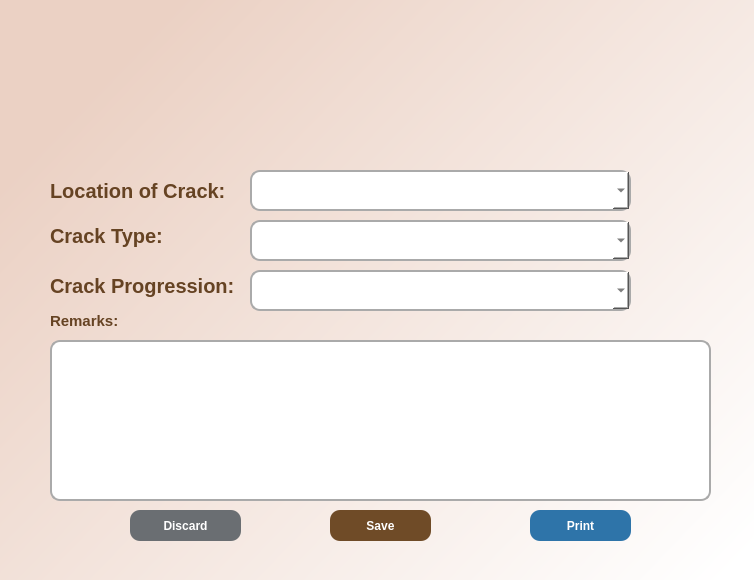
<?xml version="1.0" encoding="UTF-8"?>
<ui version="4.0">
 <class>MainWindow</class>
 <widget class="QMainWindow" name="MainWindow">
  <property name="geometry">
   <rect>
    <x>0</x>
    <y>0</y>
    <width>754</width>
    <height>580</height>
   </rect>
  </property>
  <property name="windowTitle">
   <string>MainWindow</string>
  </property>
  <property name="styleSheet">
   <string notr="true">#MainWindow{
background-color: qlineargradient(spread:pad, x1:0.045, y1:0.261, x2:0.988636, y2:0.955, stop:0 rgba(235, 209, 196, 255), stop:1 rgba(255, 255, 255, 255));
                                 }
                                 </string>
  </property>
  <widget class="QWidget" name="centralwidget">
   <property name="styleSheet">
    <string notr="true">#centralwidget{
background-color: qlineargradient(spread:pad, x1:0.045, y1:0.261, x2:0.988636, y2:0.955, stop:0 rgba(235, 209, 196, 255), stop:1 rgba(255, 255, 255, 255));
                                 }
                                 </string>
   </property>
   <widget class="QWidget" name="widget" native="true">
    <property name="geometry">
     <rect>
      <x>0</x>
      <y>0</y>
      <width>761</width>
      <height>571</height>
     </rect>
    </property>
    <property name="styleSheet">
     <string notr="true"/>
    </property>
    <widget class="QWidget" name="widget_2" native="true">
     <property name="geometry">
      <rect>
       <x>30</x>
       <y>-20</y>
       <width>581</width>
       <height>171</height>
      </rect>
     </property>
     <property name="styleSheet">
      <string notr="true">#widget_2 {
border-image: url(:/images/Crackterize.png) 100 -200 150 100 stretch stretch;
}</string>
     </property>
    </widget>
    <widget class="QLabel" name="cracktype">
     <property name="geometry">
      <rect>
       <x>50</x>
       <y>210</y>
       <width>171</width>
       <height>51</height>
      </rect>
     </property>
     <property name="styleSheet">
      <string notr="true">#cracktype {
	font: 700 9pt &quot;Segoe UI&quot;;
	font: 700 9pt &quot;Segoe UI&quot;;
	font: 600 9pt &quot;Segoe UI&quot;;
position: absolute;
width: 50px;
height: 50px;
left: 143px;
top: 236px;

font-family: 'Franklin Gothic Medium';
font-style: normal;
font-weight: 600;
font-size: 20px;
line-height: 42px;
text-align: center;

color: 
#664323;
}</string>
     </property>
     <property name="text">
      <string>Crack Type:</string>
     </property>
    </widget>
    <widget class="QLabel" name="crackprogression">
     <property name="geometry">
      <rect>
       <x>50</x>
       <y>270</y>
       <width>201</width>
       <height>31</height>
      </rect>
     </property>
     <property name="styleSheet">
      <string notr="true">#crackprogression {
	font: 700 9pt &quot;Segoe UI&quot;;
	font: 700 9pt &quot;Segoe UI&quot;;
	font: 600 9pt &quot;Segoe UI&quot;;
position: absolute;
width: 50px;
height: 50px;
left: 143px;
top: 236px;

font-family: 'Franklin Gothic Medium';
font-style: normal;
font-weight: 600;
font-size: 20px;
line-height: 42px;
text-align: center;

color: 
#664323;
}</string>
     </property>
     <property name="text">
      <string>Crack Progression:</string>
     </property>
    </widget>
    <widget class="QLabel" name="remarks">
     <property name="geometry">
      <rect>
       <x>50</x>
       <y>310</y>
       <width>71</width>
       <height>21</height>
      </rect>
     </property>
     <property name="styleSheet">
      <string notr="true">#remarks {
	font: 700 9pt &quot;Segoe UI&quot;;
	font: 700 9pt &quot;Segoe UI&quot;;
	font: 600 9pt &quot;Segoe UI&quot;;
position: absolute;
width: 50px;
height: 50px;
left: 143px;
top: 236px;

font-family: 'Franklin Gothic Medium';
font-style: normal;
font-weight: 600;
font-size: 15px;
line-height: 42px;
text-align: center;

color: 
#664323;
}</string>
     </property>
     <property name="text">
      <string>Remarks:</string>
     </property>
    </widget>
    <widget class="QTextEdit" name="notes">
     <property name="geometry">
      <rect>
       <x>50</x>
       <y>340</y>
       <width>661</width>
       <height>161</height>
      </rect>
     </property>
     <property name="styleSheet">
      <string notr="true">#notes {
        border-radius: 10px;
        font-size: 18px;
        font-family: Arial;
        color: #333;
        background-color: #fff;
        border: 2px solid #aaa;
        padding: 10px;
    }</string>
     </property>
    </widget>
    <widget class="QPushButton" name="discard">
     <property name="geometry">
      <rect>
       <x>130</x>
       <y>510</y>
       <width>111</width>
       <height>31</height>
      </rect>
     </property>
     <property name="styleSheet">
      <string notr="true">#discard{
 background-color: #6A6E72;
            color: white;
font: bold;
            border-radius: 10px;
            padding: 10px 20px;
}</string>
     </property>
     <property name="text">
      <string>Discard</string>
     </property>
    </widget>
    <widget class="QPushButton" name="save1">
     <property name="geometry">
      <rect>
       <x>330</x>
       <y>510</y>
       <width>101</width>
       <height>31</height>
      </rect>
     </property>
     <property name="styleSheet">
      <string notr="true">#save1{
 background-color: #6F4B27;
            color: white;
font: bold;
            border-radius: 10px;
            padding: 10px 20px;
}</string>
     </property>
     <property name="text">
      <string>Save</string>
     </property>
    </widget>
    <widget class="QPushButton" name="print1">
     <property name="geometry">
      <rect>
       <x>530</x>
       <y>510</y>
       <width>101</width>
       <height>31</height>
      </rect>
     </property>
     <property name="styleSheet">
      <string notr="true">#print1{
 background-color: #2E74A9;
            color: white;
font: bold;
            border-radius: 10px;
            padding: 10px 20px;
}</string>
     </property>
     <property name="text">
      <string>Print</string>
     </property>
    </widget>
    <widget class="QComboBox" name="combo1">
     <property name="geometry">
      <rect>
       <x>250</x>
       <y>170</y>
       <width>381</width>
       <height>41</height>
      </rect>
     </property>
     <property name="styleSheet">
      <string notr="true">#combo1 {
        border-radius: 10px;
        font-size: 18px;
        font-family: Arial;
        color: #333;
        background-color: #fff;
        border: 2px solid #aaa;
        padding: 10px;
    }</string>
     </property>
    </widget>
    <widget class="QLabel" name="loccrack">
     <property name="geometry">
      <rect>
       <x>50</x>
       <y>160</y>
       <width>181</width>
       <height>61</height>
      </rect>
     </property>
     <property name="styleSheet">
      <string notr="true">#loccrack {
	font: 700 9pt &quot;Franklin Gothic Medium&quot;;
	font: 600 9pt &quot;Franklin Gothic Medium&quot;;
position: absolute;
width: 50px;
height: 50px;
left: 143px;
top: 236px;

font-family: 'Franklin Gothic Medium';
font-style: normal;
font-weight: 600;
font-size: 20px;
line-height: 42px;
text-align: center;

color: 
#664323;
}</string>
     </property>
     <property name="text">
      <string>Location of Crack:</string>
     </property>
    </widget>
    <widget class="QComboBox" name="combo2">
     <property name="geometry">
      <rect>
       <x>250</x>
       <y>220</y>
       <width>381</width>
       <height>41</height>
      </rect>
     </property>
     <property name="styleSheet">
      <string notr="true">#combo2 {
        border-radius: 10px;
        font-size: 18px;
        font-family: Arial;
        color: #333;
        background-color: #fff;
        border: 2px solid #aaa;
        padding: 10px;
    }</string>
     </property>
    </widget>
    <widget class="QComboBox" name="combo3">
     <property name="geometry">
      <rect>
       <x>250</x>
       <y>270</y>
       <width>381</width>
       <height>41</height>
      </rect>
     </property>
     <property name="styleSheet">
      <string notr="true">#combo3 {
        border-radius: 10px;
        font-size: 18px;
        font-family: Arial;
        color: #333;
        background-color: #fff;
        border: 2px solid #aaa;
        padding: 10px;
    }</string>
     </property>
    </widget>
   </widget>
  </widget>
 </widget>
 <resources>
  <include location="images/images.qrc"/>
 </resources>
 <connections/>
</ui>
